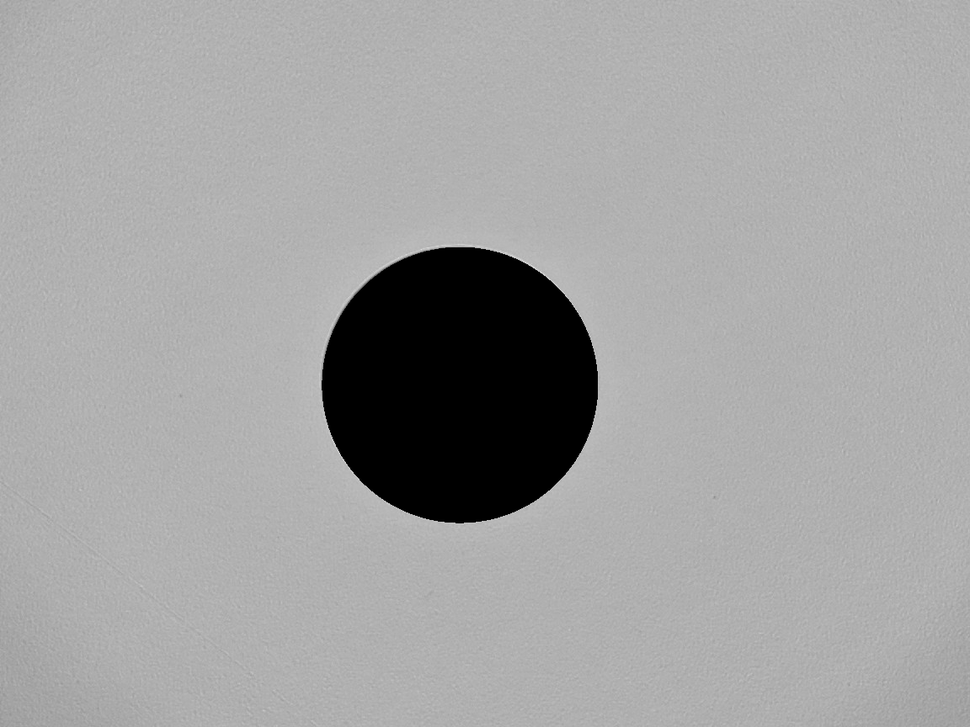
#> input picture dataset/separation/ferrule/19700101000030-_ferrule.png, 970 x 727 px, shrunk from 1152 x 864 before the run; its folder holds only this picture in this run
$ python analyze_and_reorganize_ferrule.py
#> lines starting #> are read from the running program, lines starting #| are printed output that depends on the picture; after the words box and inside, x2 and y2 are one past the last pixel; in counts of white or black regions, pixels touching at a corner belong together
#!/usr/bin/env python3
"""
Comprehensive Ferrule Image Analysis and Reorganization Script
=============================================================
This script analyzes all ferrule images in the current directory,
detects defects, and reorganizes them according to the established
naming convention and directory structure.
"""

import os
import cv2
import numpy as np
import json
import hashlib
import shutil
from pathlib import Path
from datetime import datetime
from typing import Dict, List, Tuple, Optional
import logging

# Set up logging
logging.basicConfig(
    level=logging.INFO,
    format='%(asctime)s [%(levelname)s] %(message)s',
    handlers=[
        logging.FileHandler('ferrule_analysis.log'),
        logging.StreamHandler()
    ]
)
logger = logging.getLogger(__name__)


class FerruleImageAnalyzer:
    """Analyzes ferrule images for defects and quality"""

    def __init__(self):
        self.defect_types = {
            'scratch': 0,
            'clean': 1,
            'contaminated': 2,
            'unknown': 3
        }

    def detect_scratches(self, img: np.ndarray) -> Tuple[bool, List[np.ndarray]]:
        """Detect linear scratches in the image"""
        if len(img.shape) == 3:
            gray = cv2.cvtColor(img, cv2.COLOR_BGR2GRAY)
        else:
            gray = img.copy()

        # Apply edge detection to find scratches
        edges = cv2.Canny(gray, 50, 150)

        # Use HoughLinesP to detect linear features
        lines = cv2.HoughLinesP(edges, 1, np.pi/180, threshold=50,
                               minLineLength=30, maxLineGap=10)

        has_scratches = lines is not None and len(lines) > 2
        scratch_lines = lines if lines is not None else []

        return has_scratches, scratch_lines

    def detect_contamination(self, img: np.ndarray) -> Tuple[bool, float]:
        """Detect contamination or spots in the image"""
        if len(img.shape) == 3:
            gray = cv2.cvtColor(img, cv2.COLOR_BGR2GRAY)
        else:
            gray = img.copy()

        # Find the ferrule region (bright area)
        _, binary = cv2.threshold(gray, 50, 255, cv2.THRESH_BINARY)

        # Find contours
        contours, _ = cv2.findContours(binary, cv2.RETR_EXTERNAL, cv2.CHAIN_APPROX_SIMPLE)

        if not contours:
            return False, 0.0

        # Get the largest contour (ferrule)
        ferrule_contour = max(contours, key=cv2.contourArea)

        # Create mask for ferrule region
        mask = np.zeros_like(gray)
        cv2.drawContours(mask, [ferrule_contour], -1, 255, -1)

        # Extract ferrule region
        ferrule_region = cv2.bitwise_and(gray, gray, mask=mask)

        # Calculate statistics
        mean_intensity = np.mean(ferrule_region[mask > 0])
        std_intensity = np.std(ferrule_region[mask > 0])

        # High standard deviation indicates contamination
        contamination_score = std_intensity / (mean_intensity + 1e-6)
        has_contamination = contamination_score > 0.15

        return has_contamination, contamination_score

    def analyze_image(self, img_path: str) -> Dict:
        """Comprehensive analysis of a ferrule image"""
        logger.info(f"Analyzing image: {img_path}")

        img = cv2.imread(img_path)
        if img is None:
            logger.error(f"Failed to load image: {img_path}")
            return None

        # Detect various defects
        has_scratches, scratch_lines = self.detect_scratches(img)
        has_contamination, contamination_score = self.detect_contamination(img)

        # Determine primary defect type
        if has_scratches:
            defect_type = 'scratch'
            defect_severity = min(len(scratch_lines) / 10.0, 1.0)  # Normalize to 0-1
        elif has_contamination:
            defect_type = 'contaminated'
            defect_severity = contamination_score
        else:
            defect_type = 'clean'
            defect_severity = 0.0

        # Calculate image hash for unique identification
        img_hash = hashlib.md5(img.tobytes()).hexdigest()[:8]

        analysis_result = {
            'original_path': img_path,
            'filename': os.path.basename(img_path),
            'defect_type': defect_type,
            'defect_severity': float(defect_severity),
            'has_scratches': bool(has_scratches),
            'scratch_count': len(scratch_lines) if has_scratches else 0,
            'has_contamination': bool(has_contamination),
            'contamination_score': float(contamination_score),
            'image_hash': img_hash,
            'timestamp': datetime.now().isoformat()
        }

        logger.info(f"Analysis complete: {defect_type} (severity: {defect_severity:.3f})")
        return analysis_result


class FerruleDatasetOrganizer:
    """Organizes ferrule images into proper dataset structure"""

    def __init__(self, base_dir: str = '.'):
        self.base_dir = Path(base_dir)
        self.analyzer = FerruleImageAnalyzer()
        self.analysis_results = []

    def create_directory_structure(self):
        """Create the dataset directory structure"""
        dirs = [
            'dataset/train/scratch',
            'dataset/train/clean',
            'dataset/train/contaminated',
            'dataset/val/scratch',
            'dataset/val/clean',
            'dataset/val/contaminated',
            'dataset/test/scratch',
            'dataset/test/clean',
            'dataset/test/contaminated',
            'dataset/masks',
            'dataset/analysis_reports'
        ]

        for dir_path in dirs:
            (self.base_dir / dir_path).mkdir(parents=True, exist_ok=True)

        logger.info("Created dataset directory structure")

    def analyze_all_images(self):
        """Analyze all PNG images in the current directory"""
        image_files = list(self.base_dir.glob('*.png'))
        logger.info(f"Found {len(image_files)} PNG images to analyze")

        for img_path in image_files:
            # Skip mask images
            if 'mask' in img_path.name.lower() or 'region' in img_path.name.lower():
                logger.info(f"Skipping mask/region image: {img_path.name}")
                continue

            result = self.analyzer.analyze_image(str(img_path))
            if result:
                self.analysis_results.append(result)

        # Save analysis results
        with open(self.base_dir / 'ferrule_analysis_results.json', 'w') as f:
            json.dump(self.analysis_results, f, indent=2)

        logger.info(f"Analysis complete. Results saved to ferrule_analysis_results.json")

    def generate_new_filename(self, result: Dict, split: str, index: int) -> str:
        """Generate new filename according to naming convention"""
        defect_type = result['defect_type']
        img_hash = result['image_hash']

        # Format: {class}_{split}_{index:04d}_{hash}.png
        new_name = f"{defect_type}_{split}_{index:04d}_{img_hash}.png"
        return new_name

    def reorganize_images(self):
        """Reorganize images based on analysis results"""
        if not self.analysis_results:
            logger.error("No analysis results available. Run analyze_all_images first.")
            return

        # Group images by defect type
        by_defect = {
            'scratch': [],
            'clean': [],
            'contaminated': []
        }

        for result in self.analysis_results:
            defect_type = result['defect_type']
            if defect_type in by_defect:
                by_defect[defect_type].append(result)

        # Sort by severity within each group
        for defect_type in by_defect:
            by_defect[defect_type].sort(key=lambda x: x['defect_severity'], reverse=True)

        # Distribute images across train/val/test splits
        split_ratios = {'train': 0.7, 'val': 0.15, 'test': 0.15}

        reorganization_log = []

        for defect_type, images in by_defect.items():
            n_images = len(images)
            n_train = int(n_images * split_ratios['train'])
            n_val = int(n_images * split_ratios['val'])
            n_test = n_images - n_train - n_val

            # Ensure at least one image in each split if possible
            if n_images >= 3:
                n_train = max(1, n_train)
                n_val = max(1, n_val)
                n_test = max(1, n_test)

            # Assign images to splits
            train_images = images[:n_train]
            val_images = images[n_train:n_train + n_val]
            test_images = images[n_train + n_val:]

            # Copy images to new locations
            for split, split_images in [('train', train_images),
                                       ('val', val_images),
                                       ('test', test_images)]:
                for idx, img_data in enumerate(split_images, 1):
                    src_path = Path(img_data['original_path'])
                    new_filename = self.generate_new_filename(img_data, split, idx)
                    dst_path = self.base_dir / 'dataset' / split / defect_type / new_filename

                    try:
                        shutil.copy2(src_path, dst_path)
                        logger.info(f"Copied {src_path.name} -> {dst_path}")

                        reorganization_log.append({
                            'original': str(src_path),
                            'new_path': str(dst_path),
                            'defect_type': defect_type,
                            'split': split,
                            'severity': img_data['defect_severity']
                        })
                    except Exception as e:
                        logger.error(f"Failed to copy {src_path}: {e}")

        # Save reorganization log
        with open(self.base_dir / 'ferrule_reorganization_log.json', 'w') as f:
            json.dump(reorganization_log, f, indent=2)

        logger.info("Reorganization complete. Log saved to ferrule_reorganization_log.json")

    def generate_analysis_report(self):
        """Generate a comprehensive analysis report"""
        if not self.analysis_results:
            logger.error("No analysis results available.")
            return

        report_lines = [
            "# Ferrule Image Analysis Report",
            f"\nGenerated: {datetime.now().strftime('%Y-%m-%d %H:%M:%S')}",
            f"\n## Summary",
            f"Total images analyzed: {len(self.analysis_results)}",
            "\n## Defect Distribution"
        ]

        # Count defects
        defect_counts = {'scratch': 0, 'clean': 0, 'contaminated': 0}
        severity_stats = {'scratch': [], 'clean': [], 'contaminated': []}

        for result in self.analysis_results:
            defect_type = result['defect_type']
            defect_counts[defect_type] += 1
            severity_stats[defect_type].append(result['defect_severity'])

        # Add statistics
        for defect_type, count in defect_counts.items():
            percentage = (count / len(self.analysis_results)) * 100
            report_lines.append(f"- {defect_type.capitalize()}: {count} images ({percentage:.1f}%)")

            if severity_stats[defect_type]:
                avg_severity = np.mean(severity_stats[defect_type])
                max_severity = np.max(severity_stats[defect_type])
                report_lines.append(f"  - Average severity: {avg_severity:.3f}")
                report_lines.append(f"  - Maximum severity: {max_severity:.3f}")

        # Add detailed analysis
        report_lines.extend([
            "\n## Detailed Analysis",
            "\n### Scratch Defects"
        ])

        scratch_images = [r for r in self.analysis_results if r['defect_type'] == 'scratch']
        scratch_images.sort(key=lambda x: x['defect_severity'], reverse=True)

        for img in scratch_images[:5]:  # Top 5 most severe
            report_lines.append(f"- {img['filename']}: {img['scratch_count']} scratches detected (severity: {img['defect_severity']:.3f})")

        report_lines.extend([
            "\n### Contaminated Images"
        ])

        contaminated_images = [r for r in self.analysis_results if r['defect_type'] == 'contaminated']
        contaminated_images.sort(key=lambda x: x['contamination_score'], reverse=True)

        for img in contaminated_images[:5]:  # Top 5 most contaminated
            report_lines.append(f"- {img['filename']}: contamination score {img['contamination_score']:.3f}")

        # Save report
        report_path = self.base_dir / 'ferrule_analysis_report.md'
        with open(report_path, 'w') as f:
            f.write('\n'.join(report_lines))

        logger.info(f"Analysis report saved to {report_path}")


def main():
    """Main execution function"""
    logger.info("Starting Ferrule Image Analysis and Reorganization")

    # Create organizer
    organizer = FerruleDatasetOrganizer()

    # Step 1: Create directory structure
    organizer.create_directory_structure()

    # Step 2: Analyze all images
    organizer.analyze_all_images()
#> in analyze_image, img is the input picture: shape (727, 970, 3); min 0, max 238, mean 161.6
#> in detect_scratches, `edges = cv2.Canny(gray, 50, 150)`:
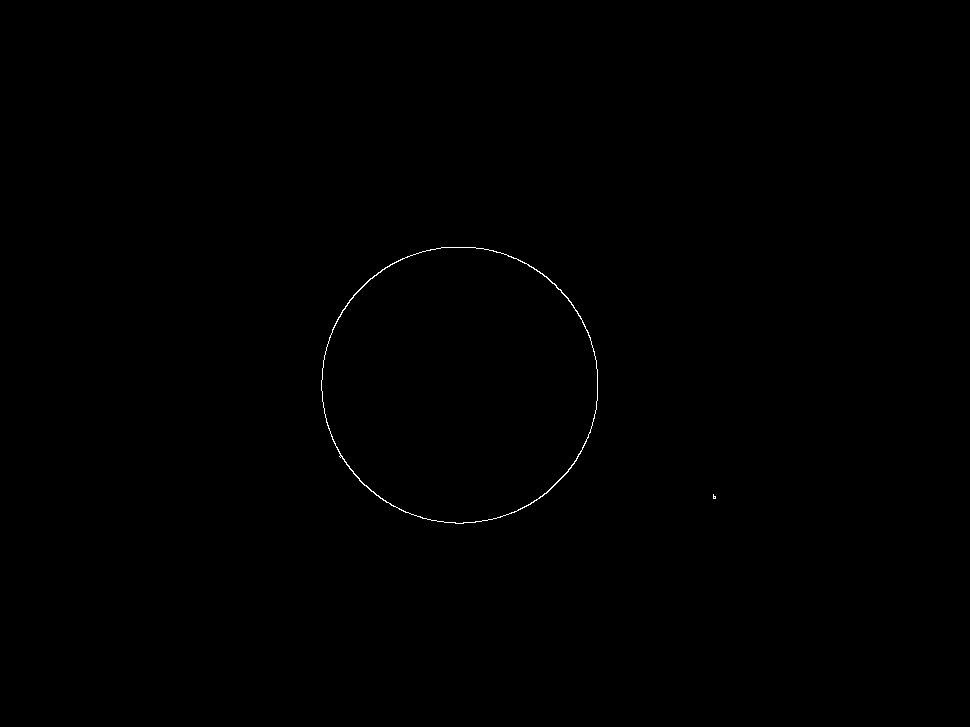
#> edges: shape (727, 970); 0.15% white in thin lines or dots, all inside (x1, y1, x2, y2) = (321, 247, 716, 524)
#> in detect_scratches, `lines = cv2.HoughLinesP(edges, 1, np.pi/180, threshold=50, minLineLeng..`: lines = None
#> in detect_scratches, `has_scratches = lines is not None and len(lines) > 2`: has_scratches = False
#> in detect_scratches, `scratch_lines = lines if lines is not None else []`: scratch_lines = []
#> in analyze_image, `has_scratches, scratch_lines = self.detect_scratches(img)`: has_scratches = False; scratch_lines = []
#> in detect_contamination, `_, binary = cv2.threshold(gray, 50, 255, cv2.THRESH_BINARY)`:
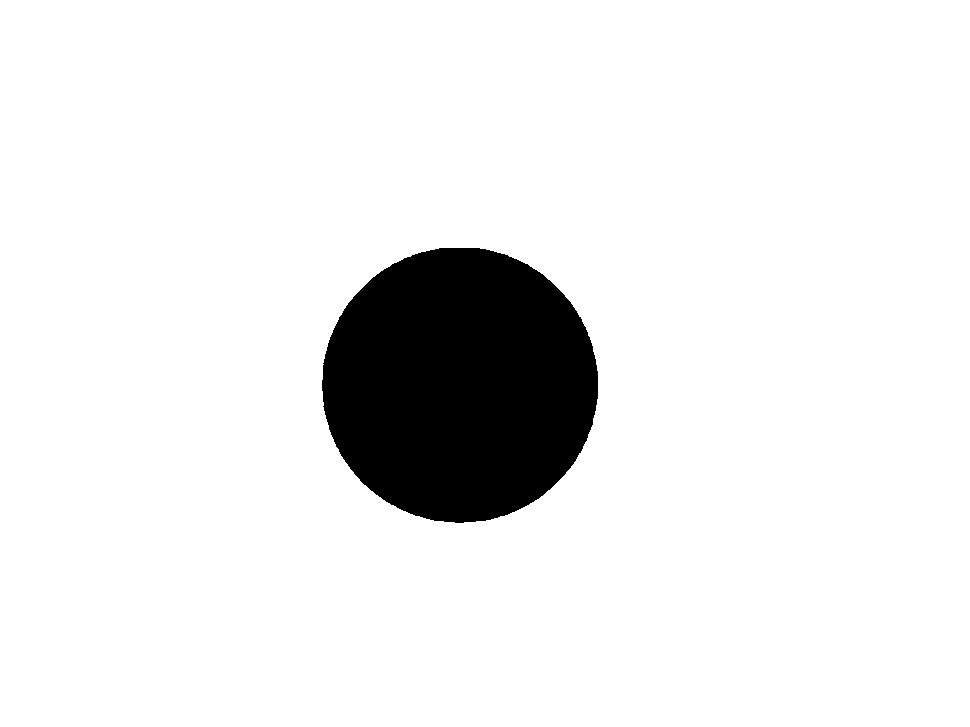
#> binary: shape (727, 970); 91.5% white; 1 black region, box (x1, y1, x2, y2) and area: (322, 248, 598, 523) 59679
#> in detect_contamination, `contours, _ = cv2.findContours(binary, cv2.RETR_EXTERNAL, cv2.CHAIN_AP..`: contours = [[[0, 0], [0, 726], [969, 726], [969, 0]]]
#> in detect_contamination, `ferrule_contour = max(contours, key=cv2.contourArea)`: ferrule_contour = [[0, 0], [0, 726], [969, 726], [969, 0]]
#> in detect_contamination, `mean_intensity = np.mean(ferrule_region[mask > 0])`: mean_intensity = 161.6
#> in detect_contamination, `std_intensity = np.std(ferrule_region[mask > 0])`: std_intensity = 49.3
#> in detect_contamination, `contamination_score = std_intensity / (mean_intensity + 1e-6)`: contamination_score = 0.305
#> in detect_contamination, `has_contamination = contamination_score > 0.15`: has_contamination = True
#> in analyze_image, `has_contamination, contamination_score = self.detect_contamination(img)`: contamination_score = 0.305
#> in analyze_image, `img_hash = hashlib.md5(img.tobytes()).hexdigest()[:8]`: img_hash = '4e957eef'
#> in analyze_all_images, `result = self.analyzer.analyze_image(str(img_path))`: result = 10 items

    # Step 3: Generate analysis report
    organizer.generate_analysis_report()
#> the loop in generate_analysis_report, `for result in self.analysis_results:` made 1 pass
#> defect_type on pass 1: 'contaminated'
#> after the loop in generate_analysis_report, `for result in self.analysis_results:`: defect_counts = {'scratch': 0, 'clean': 0, 'contaminated': 1}
#> the loop in generate_analysis_report, `for defect_type, count in defect_counts.items():` made 3 passes
#> (defect_type, count, percentage, avg_severity, max_severity) on pass 3: ('contaminated', 1, 100, 0.305, 0.305)
#> after the loop in generate_analysis_report, `for defect_type, count in defect_counts.items():`: report_lines = 10 items
#> in generate_analysis_report, `scratch_images = [r for r in self.analysis_results if r['defect_type']..`: scratch_images = []
#> after the loop in generate_analysis_report, `for img in scratch_images[:5]:`: report_lines = 12 items
#> in generate_analysis_report, `contaminated_images = [r for r in self.analysis_results if r['defect_t..`: contaminated_images = 1 item
#> the loop in generate_analysis_report, `for img in contaminated_images[:5]:` made 1 pass
#> after the loop in generate_analysis_report, `for img in contaminated_images[:5]:`: report_lines = 14 items

    # Step 4: Reorganize images
    print("\nAnalysis complete. Proceeding with automatic reorganization.")
    organizer.reorganize_images()
#> the loop in reorganize_images, `for result in self.analysis_results:` made 1 pass
    logger.info("Dataset reorganization complete!")

    logger.info("Process complete. Check the log files for details.")


if __name__ == "__main__":
    main()
